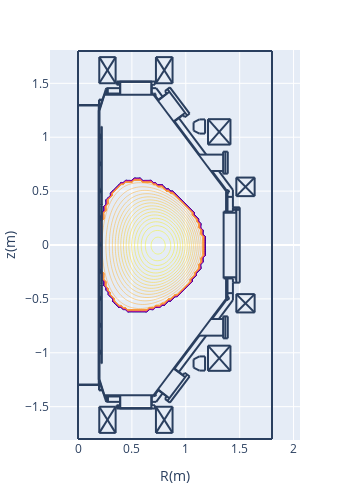

Write notebook code for a chart like this one.
### Code cell
pl.d_contour(cond['diff_i2'])

### Figure 1 — Plotly figure (JSON) as saved in the notebook; plotly's stock layout.template omitted (floating-point values rounded to 4 significant figures; data arrays with more than 128 entries replaced by an {"elided": "..."} marker saying what was removed)
{"data": [{"contours": {"coloring": "lines"}, "dx": 0.02, "dy": 0.02, "ncontours": 100, "showscale": false, "type": "contour", "x0": 0, "y0": -1.1, "z": {"elided": "111x71 float values"}}], "layout": {"height": 490.8, "margin": {"autoexpand": false, "b": 50, "l": 50, "r": 50, "t": 50}, "shapes": [{"type": "line", "x0": 0.2652, "x1": 0.2652, "y0": -1.406, "y1": -1.455}, {"type": "line", "x0": 0.2766, "x1": 0.2766, "y0": -1.406, "y1": -1.455}, {"type": "line", "x0": 0.1927, "x1": 0.1927, "y0": -1.299, "y1": 1.299}, {"type": "line", "x0": 0.1927, "x1": 0.1927, "y0": -1.249, "y1": 1.249}, {"type": "line", "x0": 0.195, "x1": 0.195, "y0": -1.251, "y1": 1.249}, {"type": "line", "x0": 0.1995, "x1": 0.1995, "y0": -1.249, "y1": 1.249}, {"type": "line", "x0": 1.376, "x1": 0.7005, "y0": 0.4965, "y1": 1.394}, {"type": "line", "x0": 0.2199, "x1": 0.2199, "y0": 0.3695, "y1": 1.099}, {"type": "line", "x0": 0.2176, "x1": 0.2176, "y0": 0.3695, "y1": 1.099}, {"type": "line", "x0": 1.376, "x1": 0.7005, "y0": -0.4965, "y1": -1.394}, {"type": "line", "x0": 0.2176, "x1": 0.2176, "y0": -0.3695, "y1": -1.099}, {"type": "line", "x0": 0.2199, "x1": 0.2199, "y0": -0.3695, "y1": -1.099}, {"type": "line", "x0": 0.1995, "x1": 0.2448, "y0": -1.249, "y1": -1.394}, {"type": "line", "x0": 0.1972, "x1": 0.1972, "y0": -1.299, "y1": -1.344}, {"type": "line", "x0": 0.195, "x1": 0.195, "y0": -1.299, "y1": -1.349}, {"type": "line", "x0": 0.195, "x1": 0.229, "y0": -1.349, "y1": -1.349}, {"type": "line", "x0": 0.195, "x1": 0.2267, "y0": -1.344, "y1": -1.344}, {"type": "line", "x0": 0.1995, "x1": 0.1995, "y0": -0.9975, "y1": -0.9748}, {"type": "line", "x0": 0.2086, "x1": 0.2086, "y0": -1.009, "y1": -0.9907}, {"type": "line", "x0": 0.2086, "x1": 0.2086, "y0": -1.009, "y1": -0.9929}, {"type": "line", "x0": 0.2063, "x1": 0.2063, "y0": -1.011, "y1": -0.9748}, {"type": "line", "x0": 0, "x1": 0.2108, "y0": -1.294, "y1": -1.294}, {"type": "line", "x0": 0, "x1": 0.2131, "y0": -1.299, "y1": -1.299}, {"type": "line", "x0": 0.1995, "x1": 0.1995, "y0": -1.011, "y1": -1.002}, {"type": "line", "x0": 0.2063, "x1": 0.2086, "y0": -1.007, "y1": -1.007}, {"type": "line", "x0": 0.2086, "x1": 0.2086, "y0": -1.004, "y1": -1.004}, {"type": "line", "x0": 0.2086, "x1": 0.2176, "y0": -1.009, "y1": -1.009}, {"type": "line", "x0": 0.1995, "x1": 0.2063, "y0": -1.011, "y1": -1.011}, {"type": "line", "x0": 0.2199, "x1": 0.2176, "y0": -1.099, "y1": -1.099}, {"type": "line", "x0": 0.2063, "x1": 0.2086, "y0": -0.9929, "y1": -0.9929}, {"type": "line", "x0": 0.2086, "x1": 0.2086, "y0": -0.9975, "y1": -0.9975}, {"type": "line", "x0": 0.2086, "x1": 0.2176, "y0": -0.9929, "y1": -0.9929}, {"type": "line", "x0": 0.2086, "x1": 0.2176, "y0": -0.9907, "y1": -0.9907}, {"type": "line", "x0": 0.1995, "x1": 0.2063, "y0": -0.9748, "y1": -0.9748}, {"type": "line", "x0": 0.2086, "x1": 0.2176, "y0": -0.7594, "y1": -0.7594}, {"type": "line", "x0": 0.1995, "x1": 0.2063, "y0": -0.7617, "y1": -0.7617}, {"type": "line", "x0": 0.2086, "x1": 0.2086, "y0": -0.7594, "y1": -0.7413}, {"type": "line", "x0": 0.2086, "x1": 0.2086, "y0": -0.7594, "y1": -0.739}, {"type": "line", "x0": 0.1995, "x1": 0.1995, "y0": -0.7617, "y1": -0.7526}, {"type": "line", "x0": 0.2063, "x1": 0.2063, "y0": -0.7617, "y1": -0.7254}, {"type": "line", "x0": 0.1995, "x1": 0.2063, "y0": -0.7254, "y1": -0.7254}, {"type": "line", "x0": 0.2086, "x1": 0.2176, "y0": -0.739, "y1": -0.739}, {"type": "line", "x0": 0.2086, "x1": 0.2176, "y0": -0.7413, "y1": -0.7413}, {"type": "line", "x0": 0.2086, "x1": 0.2086, "y0": -0.7526, "y1": -0.7526}, {"type": "line", "x0": 0.2063, "x1": 0.2086, "y0": -0.7572, "y1": -0.7572}, {"type": "line", "x0": 0.2086, "x1": 0.2086, "y0": -0.7458, "y1": -0.7458}, {"type": "line", "x0": 0.2063, "x1": 0.2086, "y0": -0.7436, "y1": -0.7436}, {"type": "line", "x0": 0.1995, "x1": 0.1995, "y0": -0.7481, "y1": -0.7254}, {"type": "line", "x0": 0.3582, "x1": 0.7141, "y0": -1.517, "y1": -1.517}, {"type": "line", "x0": 0.3854, "x1": 0.6869, "y0": -1.514, "y1": -1.514}, {"type": "line", "x0": 0.3854, "x1": 0.6869, "y0": -1.514, "y1": -1.514}, {"type": "line", "x0": 0.2426, "x1": 0.7096, "y0": -1.394, "y1": -1.394}, {"type": "line", "x0": 0.3922, "x1": 0.3922, "y0": -1.514, "y1": -1.394}, {"type": "line", "x0": 0.3582, "x1": 0.3582, "y0": -1.517, "y1": -1.487}, {"type": "line", "x0": 0.3786, "x1": 0.3786, "y0": -1.517, "y1": -1.487}, {"type": "line", "x0": 0.3695, "x1": 0.3695, "y0": -1.517, "y1": -1.487}, {"type": "line", "x0": 0.3831, "x1": 0.3831, "y0": -1.517, "y1": -1.512}, {"type": "line", "x0": 0.3831, "x1": 0.3854, "y0": -1.512, "y1": -1.514}, {"type": "line", "x0": 0.3854, "x1": 0.3854, "y0": -1.514, "y1": -1.514}, {"type": "line", "x0": 0.3899, "x1": 0.263, "y0": -1.455, "y1": -1.455}, {"type": "line", "x0": 0.3582, "x1": 0.3899, "y0": -1.487, "y1": -1.487}, {"type": "line", "x0": 0.2471, "x1": 0.3899, "y0": -1.406, "y1": -1.406}, {"type": "line", "x0": 0.2766, "x1": 0.2766, "y0": -1.455, "y1": -1.406}, {"type": "line", "x0": 0.2652, "x1": 0.2652, "y0": -1.455, "y1": -1.406}, {"type": "line", "x0": 0.2584, "x1": 0.263, "y0": -1.444, "y1": -1.455}, {"type": "line", "x0": 0.2426, "x1": 0.2448, "y0": -1.394, "y1": -1.392}, {"type": "line", "x0": 0.3899, "x1": 0.3899, "y0": -1.487, "y1": -1.394}, {"type": "line", "x0": 0.6801, "x1": 0.6801, "y0": -1.514, "y1": -1.394}, {"type": "line", "x0": 0.7141, "x1": 0.7141, "y0": -1.517, "y1": -1.487}, {"type": "line", "x0": 0.6914, "x1": 0.6914, "y0": -1.517, "y1": -1.512}, {"type": "line", "x0": 0.6914, "x1": 0.6869, "y0": -1.512, "y1": -1.514}, {"type": "line", "x0": 0.6869, "x1": 0.6869, "y0": -1.514, "y1": -1.514}, {"type": "line", "x0": 0.6846, "x1": 0.6846, "y0": -1.487, "y1": -1.394}, {"type": "line", "x0": 0.6846, "x1": 0.7141, "y0": -1.487, "y1": -1.487}, {"type": "line", "x0": 0.7254, "x1": 0.6846, "y0": -1.455, "y1": -1.455}, {"type": "line", "x0": 0.7118, "x1": 0.705, "y0": -1.392, "y1": -1.387}, {"type": "line", "x0": 0.7055, "x1": 0.715, "y0": -1.4, "y1": -1.402}, {"type": "line", "x0": 0.715, "x1": 0.7223, "y0": -1.402, "y1": -1.397}, {"type": "line", "x0": 0.7223, "x1": 0.7248, "y0": -1.397, "y1": -1.389}, {"type": "line", "x0": 0.7248, "x1": 0.7198, "y0": -1.389, "y1": -1.381}, {"type": "line", "x0": 0.6846, "x1": 0.7005, "y0": -1.406, "y1": -1.406}, {"type": "line", "x0": 0.2199, "x1": 0.2199, "y0": -0.3627, "y1": 0.3627}, {"type": "line", "x0": 0.2176, "x1": 0.2176, "y0": -0.3627, "y1": 0.3627}, {"type": "line", "x0": 0.1995, "x1": 0.1995, "y0": -0.4965, "y1": -0.4761}, {"type": "line", "x0": 0.2063, "x1": 0.2063, "y0": -0.5123, "y1": -0.4761}, {"type": "line", "x0": 0.1995, "x1": 0.1995, "y0": -0.5123, "y1": -0.5033}, {"type": "line", "x0": 0.2086, "x1": 0.2086, "y0": -0.5101, "y1": -0.4897}, {"type": "line", "x0": 0.2086, "x1": 0.2086, "y0": -0.5101, "y1": -0.4919}, {"type": "line", "x0": 0.2086, "x1": 0.2176, "y0": -0.5101, "y1": -0.5101}, {"type": "line", "x0": 0.2063, "x1": 0.2086, "y0": -0.4942, "y1": -0.4942}, {"type": "line", "x0": 0.2086, "x1": 0.2086, "y0": -0.4965, "y1": -0.4965}, {"type": "line", "x0": 0.2063, "x1": 0.2086, "y0": -0.5055, "y1": -0.5055}, {"type": "line", "x0": 0.2086, "x1": 0.2086, "y0": -0.5033, "y1": -0.5033}, {"type": "line", "x0": 0.2086, "x1": 0.2176, "y0": -0.4919, "y1": -0.4919}, {"type": "line", "x0": 0.2086, "x1": 0.2176, "y0": -0.4897, "y1": -0.4897}, {"type": "line", "x0": 0.1995, "x1": 0.2063, "y0": -0.5123, "y1": -0.5123}, {"type": "line", "x0": 0.1995, "x1": 0.2063, "y0": -0.4761, "y1": -0.4761}, {"type": "line", "x0": 0.2154, "x1": 0.2176, "y0": -0.365, "y1": -0.3627}, {"type": "line", "x0": 0.2206, "x1": 0.2218, "y0": -0.3642, "y1": -0.3614}, {"type": "line", "x0": 0.2199, "x1": 0.2176, "y0": -0.3695, "y1": -0.3695}, {"type": "line", "x0": 0.2176, "x1": 0.2154, "y0": -0.3786, "y1": -0.3786}, {"type": "line", "x0": 0.2154, "x1": 0.2154, "y0": -0.3786, "y1": -0.3695}, {"type": "line", "x0": 0.2176, "x1": 0.2176, "y0": -0.3786, "y1": -0.3695}, {"type": "line", "x0": 0.2169, "x1": 0.2157, "y0": -0.365, "y1": -0.3678}, {"type": "line", "x0": 0.2183, "x1": 0.2177, "y0": -0.3664, "y1": -0.3678}, {"type": "line", "x0": 0.2176, "x1": 0.2199, "y0": -0.3673, "y1": -0.365}, {"type": "line", "x0": 0.2192, "x1": 0.2197, "y0": -0.3628, "y1": -0.3614}, {"type": "line", "x0": 0.1995, "x1": 0.1995, "y0": -0.263, "y1": -0.2516}, {"type": "line", "x0": 0.2063, "x1": 0.2063, "y0": -0.263, "y1": -0.2267}, {"type": "line", "x0": 0.2086, "x1": 0.2086, "y0": -0.2607, "y1": -0.2426}, {"type": "line", "x0": 0.2086, "x1": 0.2086, "y0": -0.2607, "y1": -0.2403}, {"type": "line", "x0": 0.2086, "x1": 0.2176, "y0": -0.2607, "y1": -0.2607}, {"type": "line", "x0": 0.2086, "x1": 0.2086, "y0": -0.2539, "y1": -0.2539}, {"type": "line", "x0": 0.2063, "x1": 0.2086, "y0": -0.2562, "y1": -0.2562}, {"type": "line", "x0": 0.1995, "x1": 0.2063, "y0": -0.263, "y1": -0.263}, {"type": "line", "x0": 0.1995, "x1": 0.1995, "y0": -0.2471, "y1": -0.2267}, {"type": "line", "x0": 0.2086, "x1": 0.2176, "y0": -0.2403, "y1": -0.2403}, {"type": "line", "x0": 0.2086, "x1": 0.2176, "y0": -0.2426, "y1": -0.2426}, {"type": "line", "x0": 0.2086, "x1": 0.2086, "y0": -0.2471, "y1": -0.2471}, {"type": "line", "x0": 0.2063, "x1": 0.2086, "y0": -0.2426, "y1": -0.2426}, {"type": "line", "x0": 0.1995, "x1": 0.2063, "y0": -0.2267, "y1": -0.2267}, {"type": "line", "x0": 0.1995, "x1": 0.2063, "y0": -0.01133, "y1": -0.01133}, {"type": "line", "x0": 0.1995, "x1": 0.2063, "y0": 0.02494, "y1": 0.02494}, {"type": "line", "x0": 0.1995, "x1": 0.1995, "y0": -0.01133, "y1": -0.002267}, {"type": "line", "x0": 0.1995, "x1": 0.1995, "y0": 0.002267, "y1": 0.02494}, {"type": "line", "x0": 0.2063, "x1": 0.2063, "y0": -0.01133, "y1": 0.02494}, {"type": "line", "x0": 0.2086, "x1": 0.2086, "y0": -0.009068, "y1": 0.006801}, {"type": "line", "x0": 0.2086, "x1": 0.2086, "y0": -0.009068, "y1": 0.009068}, {"type": "line", "x0": 0.2086, "x1": 0.2176, "y0": -0.009068, "y1": -0.009068}, {"type": "line", "x0": 0.2086, "x1": 0.2086, "y0": -0.004534, "y1": -0.004534}, {"type": "line", "x0": 0.2063, "x1": 0.2086, "y0": -0.006801, "y1": -0.006801}, {"type": "line", "x0": 0.2086, "x1": 0.2176, "y0": 0.009068, "y1": 0.009068}, {"type": "line", "x0": 0.2086, "x1": 0.2176, "y0": 0.006801, "y1": 0.006801}, {"type": "line", "x0": 0.2086, "x1": 0.2086, "y0": 0.002267, "y1": 0.002267}, {"type": "line", "x0": 0.2063, "x1": 0.2086, "y0": 0.006801, "y1": 0.006801}, {"type": "line", "x0": 0.2176, "x1": 0.2176, "y0": 0.3786, "y1": 0.3695}, {"type": "line", "x0": 0.2154, "x1": 0.2154, "y0": 0.3786, "y1": 0.3695}, {"type": "line", "x0": 0.1995, "x1": 0.1995, "y0": 0.2516, "y1": 0.2743}, {"type": "line", "x0": 0.2063, "x1": 0.2063, "y0": 0.238, "y1": 0.2743}, {"type": "line", "x0": 0.2086, "x1": 0.2086, "y0": 0.2403, "y1": 0.2607}, {"type": "line", "x0": 0.1995, "x1": 0.2063, "y0": 0.238, "y1": 0.238}, {"type": "line", "x0": 0.1995, "x1": 0.1995, "y0": 0.238, "y1": 0.2471}, {"type": "line", "x0": 0.2063, "x1": 0.2086, "y0": 0.2562, "y1": 0.2562}, {"type": "line", "x0": 0.2086, "x1": 0.2086, "y0": 0.2539, "y1": 0.2539}, {"type": "line", "x0": 0.2086, "x1": 0.2176, "y0": 0.2584, "y1": 0.2584}, {"type": "line", "x0": 0.2063, "x1": 0.2086, "y0": 0.2426, "y1": 0.2426}, {"type": "line", "x0": 0.2086, "x1": 0.2086, "y0": 0.2471, "y1": 0.2471}, {"type": "line", "x0": 0.2086, "x1": 0.2176, "y0": 0.2403, "y1": 0.2403}, {"type": "line", "x0": 0.2086, "x1": 0.2086, "y0": 0.2403, "y1": 0.2584}, {"type": "line", "x0": 0.2086, "x1": 0.2176, "y0": 0.2607, "y1": 0.2607}, {"type": "line", "x0": 0.1995, "x1": 0.2063, "y0": 0.2743, "y1": 0.2743}, {"type": "line", "x0": 0.2177, "x1": 0.2183, "y0": 0.3696, "y1": 0.3682}, {"type": "line", "x0": 0.2157, "x1": 0.2169, "y0": 0.3696, "y1": 0.3668}, {"type": "line", "x0": 0.2176, "x1": 0.2199, "y0": 0.3673, "y1": 0.365}, {"type": "line", "x0": 0.2218, "x1": 0.2206, "y0": 0.3632, "y1": 0.366}, {"type": "line", "x0": 0.2154, "x1": 0.2176, "y0": 0.365, "y1": 0.3627}, {"type": "line", "x0": 0.2197, "x1": 0.2192, "y0": 0.3632, "y1": 0.3646}, {"type": "line", "x0": 0.2199, "x1": 0.2176, "y0": 0.3695, "y1": 0.3695}, {"type": "line", "x0": 0.2176, "x1": 0.2154, "y0": 0.3786, "y1": 0.3786}, {"type": "line", "x0": 0.1995, "x1": 0.1995, "y0": 0.5033, "y1": 0.5237}, {"type": "line", "x0": 0.1995, "x1": 0.1995, "y0": 0.4874, "y1": 0.4965}, {"type": "line", "x0": 0.2063, "x1": 0.2063, "y0": 0.4874, "y1": 0.5237}, {"type": "line", "x0": 0.2086, "x1": 0.2086, "y0": 0.4897, "y1": 0.5078}, {"type": "line", "x0": 0.2086, "x1": 0.2086, "y0": 0.4897, "y1": 0.5101}, {"type": "line", "x0": 0.2086, "x1": 0.2176, "y0": 0.4897, "y1": 0.4897}, {"type": "line", "x0": 0.2086, "x1": 0.2086, "y0": 0.4965, "y1": 0.4965}, {"type": "line", "x0": 0.2063, "x1": 0.2086, "y0": 0.4942, "y1": 0.4942}, {"type": "line", "x0": 0.2086, "x1": 0.2176, "y0": 0.5101, "y1": 0.5101}, {"type": "line", "x0": 0.2086, "x1": 0.2176, "y0": 0.5078, "y1": 0.5078}, {"type": "line", "x0": 0.2086, "x1": 0.2086, "y0": 0.5033, "y1": 0.5033}, {"type": "line", "x0": 0.2063, "x1": 0.2086, "y0": 0.5055, "y1": 0.5055}, {"type": "line", "x0": 0.1995, "x1": 0.2063, "y0": 0.4874, "y1": 0.4874}, {"type": "line", "x0": 0.1995, "x1": 0.2063, "y0": 0.5237, "y1": 0.5237}, {"type": "line", "x0": 1.501, "x1": 1.501, "y0": 0.3491, "y1": -0.3491}, {"type": "line", "x0": 1.351, "x1": 1.351, "y0": 0.3106, "y1": -0.3106}, {"type": "line", "x0": 1.469, "x1": 1.469, "y0": 0.3491, "y1": -0.3491}, {"type": "line", "x0": 1.387, "x1": 1.387, "y0": -0.3106, "y1": -0.4965}, {"type": "line", "x0": 1.374, "x1": 1.374, "y0": -0.3106, "y1": -0.4965}, {"type": "line", "x0": 1.462, "x1": 1.462, "y0": -0.3196, "y1": -0.3106}, {"type": "line", "x0": 1.437, "x1": 1.437, "y0": -0.3106, "y1": -0.3491}, {"type": "line", "x0": 1.437, "x1": 1.501, "y0": -0.3491, "y1": -0.3491}, {"type": "line", "x0": 1.437, "x1": 1.437, "y0": -0.3491, "y1": -0.5123}, {"type": "line", "x0": 1.379, "x1": 1.392, "y0": -0.5069, "y1": -0.5093}, {"type": "line", "x0": 1.392, "x1": 1.402, "y0": -0.5093, "y1": -0.4997}, {"type": "line", "x0": 1.402, "x1": 1.4, "y0": -0.4997, "y1": -0.4862}, {"type": "line", "x0": 1.4, "x1": 1.388, "y0": -0.4862, "y1": -0.48}, {"type": "line", "x0": 1.374, "x1": 1.374, "y0": -0.4965, "y1": -0.4987}, {"type": "line", "x0": 1.383, "x1": 1.378, "y0": -0.501, "y1": -0.4965}, {"type": "line", "x0": 1.387, "x1": 1.437, "y0": -0.4466, "y1": -0.4466}, {"type": "line", "x0": 1.462, "x1": 1.469, "y0": -0.3196, "y1": -0.3196}, {"type": "line", "x0": 1.351, "x1": 1.469, "y0": -0.2992, "y1": -0.2992}, {"type": "line", "x0": 1.351, "x1": 1.437, "y0": -0.3106, "y1": -0.3106}, {"type": "line", "x0": 1.462, "x1": 1.469, "y0": -0.3106, "y1": -0.3106}, {"type": "line", "x0": 1.437, "x1": 1.437, "y0": 0.5123, "y1": 0.3514}, {"type": "line", "x0": 1.387, "x1": 1.387, "y0": 0.4965, "y1": 0.3106}, {"type": "line", "x0": 1.374, "x1": 1.374, "y0": 0.4965, "y1": 0.3106}, {"type": "line", "x0": 1.437, "x1": 1.501, "y0": 0.3491, "y1": 0.3491}, {"type": "line", "x0": 1.501, "x1": 1.437, "y0": 0.3264, "y1": 0.3264}, {"type": "line", "x0": 1.501, "x1": 1.437, "y0": 0.3446, "y1": 0.3446}, {"type": "line", "x0": 1.351, "x1": 1.469, "y0": 0.2992, "y1": 0.2992}, {"type": "line", "x0": 1.351, "x1": 1.437, "y0": 0.3106, "y1": 0.3106}, {"type": "line", "x0": 1.462, "x1": 1.462, "y0": 0.3196, "y1": 0.3106}, {"type": "line", "x0": 1.437, "x1": 1.437, "y0": 0.3514, "y1": 0.3106}, {"type": "line", "x0": 1.462, "x1": 1.469, "y0": 0.3106, "y1": 0.3106}, {"type": "line", "x0": 1.462, "x1": 1.469, "y0": 0.3196, "y1": 0.3196}, {"type": "line", "x0": 1.388, "x1": 1.4, "y0": 0.4818, "y1": 0.488}, {"type": "line", "x0": 1.4, "x1": 1.402, "y0": 0.488, "y1": 0.5015}, {"type": "line", "x0": 1.402, "x1": 1.392, "y0": 0.5015, "y1": 0.5111}, {"type": "line", "x0": 1.392, "x1": 1.379, "y0": 0.5111, "y1": 0.5088}, {"type": "line", "x0": 1.387, "x1": 1.437, "y0": 0.4466, "y1": 0.4466}, {"type": "line", "x0": 1.374, "x1": 1.374, "y0": 0.4965, "y1": 0.4987}, {"type": "line", "x0": 1.383, "x1": 1.378, "y0": 0.501, "y1": 0.4965}, {"type": "line", "x0": 0.1995, "x1": 0.2448, "y0": 1.249, "y1": 1.394}, {"type": "line", "x0": 0.1995, "x1": 0.1995, "y0": 0.7526, "y1": 0.773}, {"type": "line", "x0": 0.2063, "x1": 0.2063, "y0": 0.7368, "y1": 0.773}, {"type": "line", "x0": 0.1995, "x1": 0.1995, "y0": 0.7368, "y1": 0.7481}, {"type": "line", "x0": 0.2063, "x1": 0.2086, "y0": 0.7572, "y1": 0.7572}, {"type": "line", "x0": 0.2086, "x1": 0.2086, "y0": 0.7526, "y1": 0.7526}, {"type": "line", "x0": 0.2063, "x1": 0.2086, "y0": 0.7436, "y1": 0.7436}, {"type": "line", "x0": 0.2086, "x1": 0.2086, "y0": 0.7458, "y1": 0.7458}, {"type": "line", "x0": 0.2086, "x1": 0.2086, "y0": 0.739, "y1": 0.7594}, {"type": "line", "x0": 0.2086, "x1": 0.2086, "y0": 0.739, "y1": 0.7572}, {"type": "line", "x0": 0.2086, "x1": 0.2176, "y0": 0.739, "y1": 0.739}, {"type": "line", "x0": 0.2086, "x1": 0.2176, "y0": 0.7572, "y1": 0.7572}, {"type": "line", "x0": 0.2086, "x1": 0.2176, "y0": 0.7594, "y1": 0.7594}, {"type": "line", "x0": 0.1995, "x1": 0.2063, "y0": 0.7368, "y1": 0.7368}, {"type": "line", "x0": 0.1995, "x1": 0.2063, "y0": 0.773, "y1": 0.773}, {"type": "line", "x0": 0.2086, "x1": 0.2086, "y0": 0.9907, "y1": 1.009}, {"type": "line", "x0": 0.2086, "x1": 0.2086, "y0": 0.9907, "y1": 1.007}, {"type": "line", "x0": 0.2086, "x1": 0.2176, "y0": 0.9907, "y1": 0.9907}, {"type": "line", "x0": 0.2086, "x1": 0.2176, "y0": 1.007, "y1": 1.007}, {"type": "line", "x0": 0.2086, "x1": 0.2176, "y0": 1.009, "y1": 1.009}, {"type": "line", "x0": 0.2063, "x1": 0.2063, "y0": 0.9884, "y1": 1.025}, {"type": "line", "x0": 0.2086, "x1": 0.2086, "y0": 1.009, "y1": 1.025}, {"type": "line", "x0": 0.1995, "x1": 0.1995, "y0": 1.002, "y1": 1.025}, {"type": "line", "x0": 0.1995, "x1": 0.1995, "y0": 1.002, "y1": 1.025}, {"type": "line", "x0": 0.1995, "x1": 0.1995, "y0": 0.9884, "y1": 0.9975}, {"type": "line", "x0": 0.2086, "x1": 0.2086, "y0": 1.009, "y1": 1.025}, {"type": "line", "x0": 0.2063, "x1": 0.2063, "y0": 0.9884, "y1": 1.025}, {"type": "line", "x0": 0.2086, "x1": 0.2176, "y0": 1.009, "y1": 1.009}, {"type": "line", "x0": 0.2086, "x1": 0.2176, "y0": 1.007, "y1": 1.007}, {"type": "line", "x0": 0.2086, "x1": 0.2176, "y0": 0.9907, "y1": 0.9907}, {"type": "line", "x0": 0.2086, "x1": 0.2086, "y0": 0.9907, "y1": 1.007}, {"type": "line", "x0": 0.2086, "x1": 0.2086, "y0": 0.9907, "y1": 1.009}, {"type": "line", "x0": 0.2086, "x1": 0.2086, "y0": 0.9952, "y1": 0.9952}, {"type": "line", "x0": 0.2086, "x1": 0.2086, "y0": 0.9884, "y1": 0.9907}, {"type": "line", "x0": 0.2063, "x1": 0.2086, "y0": 0.9929, "y1": 0.9929}, {"type": "line", "x0": 0.2086, "x1": 0.2086, "y0": 1.002, "y1": 1.002}, {"type": "line", "x0": 0.2063, "x1": 0.2086, "y0": 1.007, "y1": 1.007}, {"type": "line", "x0": 0.1995, "x1": 0.2086, "y0": 0.9884, "y1": 0.9884}, {"type": "line", "x0": 0.1995, "x1": 0.2086, "y0": 1.025, "y1": 1.025}, {"type": "line", "x0": 0.1995, "x1": 0.2086, "y0": 1.025, "y1": 1.025}, {"type": "line", "x0": 0.2063, "x1": 0.2086, "y0": 1.007, "y1": 1.007}, {"type": "line", "x0": 0.2086, "x1": 0.2086, "y0": 1.002, "y1": 1.002}, {"type": "line", "x0": 0.2063, "x1": 0.2086, "y0": 0.9929, "y1": 0.9929}, {"type": "line", "x0": 0.2086, "x1": 0.2086, "y0": 0.9884, "y1": 0.9907}, {"type": "line", "x0": 0.2086, "x1": 0.2086, "y0": 0.9952, "y1": 0.9952}, {"type": "line", "x0": 0.1995, "x1": 0.1995, "y0": 0.9884, "y1": 0.9975}, {"type": "line", "x0": 0.1995, "x1": 0.2086, "y0": 0.9884, "y1": 0.9884}, {"type": "line", "x0": 0.2199, "x1": 0.2176, "y0": 1.099, "y1": 1.099}, {"type": "line", "x0": 0, "x1": 0.2131, "y0": 1.299, "y1": 1.299}, {"type": "line", "x0": 0, "x1": 0.2108, "y0": 1.294, "y1": 1.294}, {"type": "line", "x0": 0.195, "x1": 0.2267, "y0": 1.344, "y1": 1.344}, {"type": "line", "x0": 0.195, "x1": 0.229, "y0": 1.349, "y1": 1.349}, {"type": "line", "x0": 0.195, "x1": 0.195, "y0": 1.299, "y1": 1.349}, {"type": "line", "x0": 0.1972, "x1": 0.1972, "y0": 1.299, "y1": 1.344}, {"type": "line", "x0": 0.2426, "x1": 0.2448, "y0": 1.394, "y1": 1.392}, {"type": "line", "x0": 0.7096, "x1": 0.7028, "y0": 1.394, "y1": 1.39}, {"type": "line", "x0": 0.718, "x1": 0.723, "y0": 1.385, "y1": 1.393}, {"type": "line", "x0": 0.723, "x1": 0.7205, "y0": 1.393, "y1": 1.402}, {"type": "line", "x0": 0.7205, "x1": 0.7132, "y0": 1.402, "y1": 1.407}, {"type": "line", "x0": 0.7132, "x1": 0.7037, "y0": 1.407, "y1": 1.404}, {"type": "line", "x0": 0.2426, "x1": 0.7096, "y0": 1.394, "y1": 1.394}, {"type": "line", "x0": 0.3854, "x1": 0.6869, "y0": 1.514, "y1": 1.514}, {"type": "line", "x0": 0.3854, "x1": 0.6869, "y0": 1.514, "y1": 1.514}, {"type": "line", "x0": 0.3582, "x1": 0.7141, "y0": 1.517, "y1": 1.517}, {"type": "line", "x0": 0.3899, "x1": 0.263, "y0": 1.455, "y1": 1.455}, {"type": "line", "x0": 0.2471, "x1": 0.3899, "y0": 1.406, "y1": 1.406}, {"type": "line", "x0": 0.3582, "x1": 0.3899, "y0": 1.487, "y1": 1.487}, {"type": "line", "x0": 0.2584, "x1": 0.263, "y0": 1.444, "y1": 1.455}, {"type": "line", "x0": 0.2652, "x1": 0.2652, "y0": 1.455, "y1": 1.406}, {"type": "line", "x0": 0.2766, "x1": 0.2766, "y0": 1.455, "y1": 1.406}, {"type": "line", "x0": 0.3582, "x1": 0.3582, "y0": 1.517, "y1": 1.487}, {"type": "line", "x0": 0.3899, "x1": 0.3899, "y0": 1.487, "y1": 1.394}, {"type": "line", "x0": 0.3922, "x1": 0.3922, "y0": 1.514, "y1": 1.394}, {"type": "line", "x0": 0.3854, "x1": 0.3854, "y0": 1.514, "y1": 1.514}, {"type": "line", "x0": 0.3831, "x1": 0.3854, "y0": 1.512, "y1": 1.514}, {"type": "line", "x0": 0.3831, "x1": 0.3831, "y0": 1.517, "y1": 1.512}, {"type": "line", "x0": 0.3695, "x1": 0.3695, "y0": 1.517, "y1": 1.487}, {"type": "line", "x0": 0.3786, "x1": 0.3786, "y0": 1.517, "y1": 1.487}, {"type": "line", "x0": 0.6846, "x1": 0.6846, "y0": 1.487, "y1": 1.394}, {"type": "line", "x0": 0.6801, "x1": 0.6801, "y0": 1.514, "y1": 1.394}, {"type": "line", "x0": 0.6846, "x1": 0.7005, "y0": 1.406, "y1": 1.406}, {"type": "line", "x0": 0.6846, "x1": 0.7141, "y0": 1.487, "y1": 1.487}, {"type": "line", "x0": 0.6869, "x1": 0.6869, "y0": 1.514, "y1": 1.514}, {"type": "line", "x0": 0.6914, "x1": 0.6869, "y0": 1.512, "y1": 1.514}, {"type": "line", "x0": 0.6914, "x1": 0.6914, "y0": 1.517, "y1": 1.512}, {"type": "line", "x0": 0.7141, "x1": 0.7141, "y0": 1.517, "y1": 1.487}, {"type": "line", "x0": 0.7254, "x1": 0.6846, "y0": 1.455, "y1": 1.455}, {"type": "line", "x0": 0.7844, "x1": 0.7254, "y0": 1.376, "y1": 1.455}, {"type": "line", "x0": 0.7458, "x1": 0.7005, "y0": 1.347, "y1": 1.406}, {"type": "line", "x0": 0, "x1": 0, "y0": 0.2154, "y1": -0.1156}, {"type": "line", "x0": 0.7844, "x1": 0.7254, "y0": -1.376, "y1": -1.455}, {"type": "line", "x0": 0.7458, "x1": 0.7005, "y0": -1.347, "y1": -1.406}, {"type": "line", "x0": 1.437, "x1": 1.306, "y0": 0.5123, "y1": 0.6869}, {"type": "line", "x0": 1.387, "x1": 1.242, "y0": 0.4965, "y1": 0.6869}, {"type": "line", "x0": 1.347, "x1": 1.118, "y0": 0.8388, "y1": 0.8388}, {"type": "line", "x0": 1.347, "x1": 1.347, "y0": 0.866, "y1": 0.662}, {"type": "line", "x0": 1.367, "x1": 1.367, "y0": 0.866, "y1": 0.662}, {"type": "line", "x0": 1.39, "x1": 1.39, "y0": 0.866, "y1": 0.662}, {"type": "line", "x0": 1.39, "x1": 1.347, "y0": 0.866, "y1": 0.866}, {"type": "line", "x0": 1.39, "x1": 1.347, "y0": 0.662, "y1": 0.662}, {"type": "line", "x0": 1.347, "x1": 1.233, "y0": 0.6869, "y1": 0.6869}, {"type": "line", "x0": 1.347, "x1": 1.118, "y0": -0.8411, "y1": -0.8411}, {"type": "line", "x0": 1.347, "x1": 1.347, "y0": -0.866, "y1": -0.662}, {"type": "line", "x0": 1.367, "x1": 1.367, "y0": -0.866, "y1": -0.662}, {"type": "line", "x0": 1.39, "x1": 1.39, "y0": -0.866, "y1": -0.662}, {"type": "line", "x0": 1.39, "x1": 1.347, "y0": -0.866, "y1": -0.866}, {"type": "line", "x0": 1.39, "x1": 1.347, "y0": -0.662, "y1": -0.662}, {"type": "line", "x0": 1.347, "x1": 1.233, "y0": -0.6869, "y1": -0.6869}, {"type": "line", "x0": 1.437, "x1": 1.306, "y0": -0.5123, "y1": -0.6869}, {"type": "line", "x0": 1.387, "x1": 1.242, "y0": -0.4965, "y1": -0.6869}, {"type": "line", "x0": 0.195, "x1": 0.2584, "y0": -1.251, "y1": -1.444}, {"type": "line", "x0": 0.195, "x1": 0.2584, "y0": 1.249, "y1": 1.444}, {"type": "line", "x0": 0.8524, "x1": 0.8071, "y0": 1.462, "y1": 1.428}, {"type": "line", "x0": 0.8071, "x1": 0.8229, "y0": 1.428, "y1": 1.406}, {"type": "line", "x0": 0.8229, "x1": 0.739, "y0": 1.406, "y1": 1.342}, {"type": "line", "x0": 0.8479, "x1": 0.7413, "y0": 1.421, "y1": 1.34}, {"type": "line", "x0": 0.8524, "x1": 1.036, "y0": 1.462, "y1": 1.22}, {"type": "line", "x0": 0.8297, "x1": 1.013, "y0": 1.446, "y1": 1.202}, {"type": "line", "x0": 0.9952, "x1": 0.8864, "y0": 1.226, "y1": 1.145}, {"type": "line", "x0": 1.036, "x1": 0.9907, "y0": 1.22, "y1": 1.186}, {"type": "line", "x0": 0.9748, "x1": 0.9907, "y0": 1.206, "y1": 1.186}, {"type": "line", "x0": 0.9748, "x1": 0.8887, "y0": 1.206, "y1": 1.143}, {"type": "line", "x0": 1.19, "x1": 0.9363, "y0": 0.8388, "y1": 1.177}, {"type": "line", "x0": 1.127, "x1": 0.8955, "y0": 0.8388, "y1": 1.147}, {"type": "line", "x0": 0.8524, "x1": 0.8071, "y0": -1.462, "y1": -1.428}, {"type": "line", "x0": 0.8071, "x1": 0.8229, "y0": -1.428, "y1": -1.406}, {"type": "line", "x0": 0.8229, "x1": 0.739, "y0": -1.406, "y1": -1.342}, {"type": "line", "x0": 0.8479, "x1": 0.7413, "y0": -1.421, "y1": -1.34}, {"type": "line", "x0": 0.8524, "x1": 1.036, "y0": -1.462, "y1": -1.22}, {"type": "line", "x0": 0.8297, "x1": 1.013, "y0": -1.446, "y1": -1.202}, {"type": "line", "x0": 0.9952, "x1": 0.8864, "y0": -1.226, "y1": -1.145}, {"type": "line", "x0": 1.036, "x1": 0.9907, "y0": -1.22, "y1": -1.186}, {"type": "line", "x0": 0.9748, "x1": 0.9907, "y0": -1.206, "y1": -1.186}, {"type": "line", "x0": 0.9748, "x1": 0.8887, "y0": -1.206, "y1": -1.143}, {"type": "line", "x0": 1.19, "x1": 0.9363, "y0": -0.8411, "y1": -1.177}, {"type": "line", "x0": 1.127, "x1": 0.8955, "y0": -0.8411, "y1": -1.147}, {"type": "line", "x0": 0.1972, "x1": 0.1972, "y0": -1.501, "y1": -1.743}, {"type": "line", "x0": 0.1972, "x1": 0.3491, "y0": -1.743, "y1": -1.743}, {"type": "line", "x0": 0.3491, "x1": 0.3491, "y0": -1.743, "y1": -1.501}, {"type": "line", "x0": 0.3491, "x1": 0.1972, "y0": -1.501, "y1": -1.501}, {"type": "line", "x0": 0.1972, "x1": 0.1972, "y0": 1.743, "y1": 1.501}, {"type": "line", "x0": 0.1972, "x1": 0.3491, "y0": 1.501, "y1": 1.501}, {"type": "line", "x0": 0.3491, "x1": 0.3491, "y0": 1.501, "y1": 1.743}, {"type": "line", "x0": 0.3491, "x1": 0.1972, "y0": 1.743, "y1": 1.743}, {"type": "line", "x0": 0.7232, "x1": 0.7232, "y0": 1.743, "y1": 1.501}, {"type": "line", "x0": 0.7232, "x1": 0.8773, "y0": 1.501, "y1": 1.501}, {"type": "line", "x0": 0.8773, "x1": 0.8773, "y0": 1.501, "y1": 1.743}, {"type": "line", "x0": 0.8773, "x1": 0.7232, "y0": 1.743, "y1": 1.743}, {"type": "line", "x0": 0.7232, "x1": 0.7232, "y0": -1.501, "y1": -1.743}, {"type": "line", "x0": 0.7232, "x1": 0.8773, "y0": -1.743, "y1": -1.743}, {"type": "line", "x0": 0.8773, "x1": 0.8773, "y0": -1.743, "y1": -1.501}, {"type": "line", "x0": 0.8773, "x1": 0.7232, "y0": -1.501, "y1": -1.501}, {"type": "line", "x0": 1.206, "x1": 1.206, "y0": -0.934, "y1": -1.168}, {"type": "line", "x0": 1.206, "x1": 1.415, "y0": -1.168, "y1": -1.168}, {"type": "line", "x0": 1.415, "x1": 1.415, "y0": -1.168, "y1": -0.934}, {"type": "line", "x0": 1.415, "x1": 1.206, "y0": -0.934, "y1": -0.934}, {"type": "line", "x0": 1.206, "x1": 1.206, "y0": 1.168, "y1": 0.9317}, {"type": "line", "x0": 1.206, "x1": 1.415, "y0": 0.9317, "y1": 0.9317}, {"type": "line", "x0": 1.415, "x1": 1.415, "y0": 0.9317, "y1": 1.168}, {"type": "line", "x0": 1.415, "x1": 1.206, "y0": 1.168, "y1": 1.168}, {"type": "line", "x0": 1.469, "x1": 1.469, "y0": 0.6257, "y1": 0.4534}, {"type": "line", "x0": 1.469, "x1": 1.639, "y0": 0.4534, "y1": 0.4534}, {"type": "line", "x0": 1.639, "x1": 1.639, "y0": 0.4534, "y1": 0.6257}, {"type": "line", "x0": 1.639, "x1": 1.469, "y0": 0.6257, "y1": 0.6257}, {"type": "line", "x0": 1.469, "x1": 1.469, "y0": -0.4557, "y1": -0.6257}, {"type": "line", "x0": 1.469, "x1": 1.639, "y0": -0.6257, "y1": -0.6257}, {"type": "line", "x0": 1.639, "x1": 1.639, "y0": -0.6257, "y1": -0.4557}, {"type": "line", "x0": 1.639, "x1": 1.469, "y0": -0.4557, "y1": -0.4557}, {"type": "line", "x0": 1.072, "x1": 1.127, "y0": 1.138, "y1": 1.165}, {"type": "line", "x0": 1.127, "x1": 1.179, "y0": 1.165, "y1": 1.165}, {"type": "line", "x0": 1.179, "x1": 1.179, "y0": 1.165, "y1": 1.034}, {"type": "line", "x0": 1.179, "x1": 1.127, "y0": 1.034, "y1": 1.034}, {"type": "line", "x0": 1.127, "x1": 1.072, "y0": 1.034, "y1": 1.061}, {"type": "line", "x0": 1.072, "x1": 1.072, "y0": 1.061, "y1": 1.138}, {"type": "line", "x0": 1.072, "x1": 1.072, "y0": -1.138, "y1": -1.061}, {"type": "line", "x0": 1.072, "x1": 1.127, "y0": -1.061, "y1": -1.034}, {"type": "line", "x0": 1.127, "x1": 1.179, "y0": -1.034, "y1": -1.034}, {"type": "line", "x0": 1.179, "x1": 1.179, "y0": -1.034, "y1": -1.165}, {"type": "line", "x0": 1.179, "x1": 1.127, "y0": -1.165, "y1": -1.165}, {"type": "line", "x0": 1.127, "x1": 1.072, "y0": -1.165, "y1": -1.138}, {"type": "line", "x0": 1.469, "x1": 1.639, "y0": 0.6257, "y1": 0.4534}, {"type": "line", "x0": 1.469, "x1": 1.639, "y0": 0.4534, "y1": 0.6257}, {"type": "line", "x0": 1.206, "x1": 1.415, "y0": 1.168, "y1": 0.9317}, {"type": "line", "x0": 1.206, "x1": 1.415, "y0": 0.9317, "y1": 1.168}, {"type": "line", "x0": 1.469, "x1": 1.639, "y0": -0.6257, "y1": -0.4557}, {"type": "line", "x0": 1.469, "x1": 1.639, "y0": -0.4557, "y1": -0.6257}, {"type": "line", "x0": 1.415, "x1": 1.206, "y0": -0.934, "y1": -1.168}, {"type": "line", "x0": 1.206, "x1": 1.415, "y0": -0.934, "y1": -1.168}, {"type": "line", "x0": 0.1972, "x1": 0.3491, "y0": -1.501, "y1": -1.743}, {"type": "line", "x0": 0.1972, "x1": 0.3491, "y0": -1.743, "y1": -1.501}, {"type": "line", "x0": 0.7232, "x1": 0.8773, "y0": -1.501, "y1": -1.743}, {"type": "line", "x0": 0.7232, "x1": 0.8773, "y0": -1.743, "y1": -1.501}, {"type": "line", "x0": 0.1972, "x1": 0.3491, "y0": 1.501, "y1": 1.743}, {"type": "line", "x0": 0.1972, "x1": 0.3491, "y0": 1.743, "y1": 1.501}, {"type": "line", "x0": 0.7232, "x1": 0.8773, "y0": 1.743, "y1": 1.501}, {"type": "line", "x0": 0.7232, "x1": 0.8773, "y0": 1.501, "y1": 1.743}, {"type": "line", "x0": 0, "x1": 1.8, "y0": 1.8, "y1": 1.8}, {"type": "line", "x0": 0, "x1": 1.8, "y0": -1.8, "y1": -1.8}, {"type": "line", "x0": 1.8, "x1": 1.8, "y0": -1.8, "y1": 1.8}, {"type": "line", "x0": 0, "x1": 0, "y0": 1.8, "y1": -1.8}], "width": 350, "xaxis": {"title": {"text": "R(m)"}}, "yaxis": {"scaleanchor": "x", "title": {"text": "z(m)"}}}}
